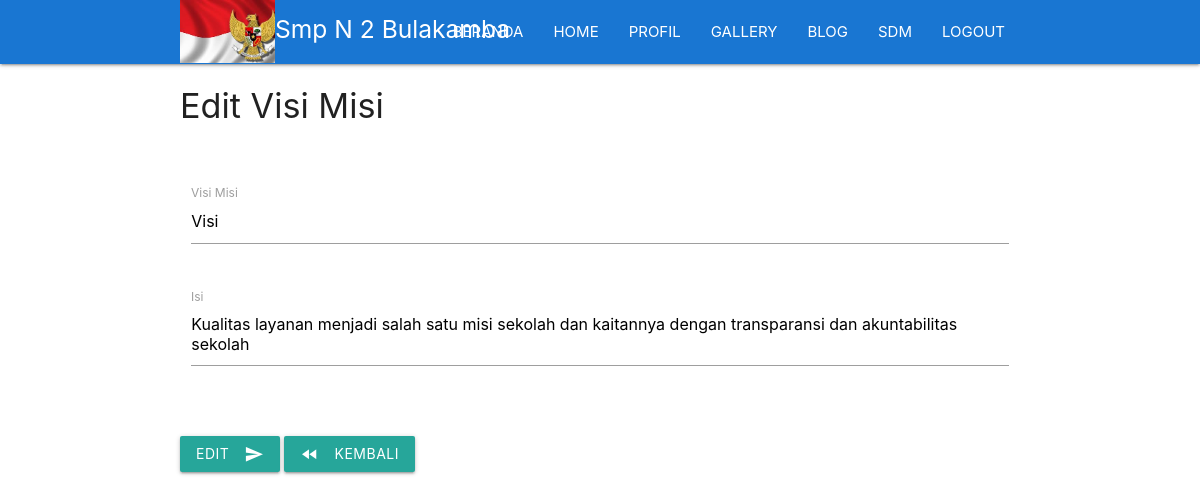
Screenshot of /page/index.php?page=profil&aksi=editvisimisi&id=1 (signed in) with the database file from the repository.
### tables this page shows
CREATE TABLE `visimisi` (
  `id` int(11) NOT NULL,
  `visimisi` varchar(200) NOT NULL,
  `isi` varchar(1000) NOT NULL
);

### page/profil/visimisi/edit.php (the view, shortened to what this page needs)
<?php
	$id = $_GET['id'];
	$result = mysqli_query($conn, "select * from visimisi where id='$id' ");
	$data = mysqli_fetch_assoc($result);
?>
<!DOCTYPE html>
<html>
	<head>
	<link type="text/css" rel="stylesheet" href="../../assets/css/materialize.min.css"  media="screen,projection"/>
	<link rel="stylesheet" type="text/css" href="../../assets/css/style.css">
	</head>
<body >
	<div class="container">
		<h4>Edit Visi Misi</h4><br><br>
	   <form action="" method="post" enctype="multipart/form-data">
      <div class="row">
        <div class="input-field col s12">
          <input id="visimisi" name="visimisi" type="text" class="" value="<?=$data['visimisi'] ?>">
          <label for="visimisi">Visi Misi</label>
        </div>
      </div>
	 <div class="row">
	      <div class="row">
	        <div class="input-field col s12">
	          <textarea id="textarea1" name="isi" class="materialize-textarea"><?=$data['isi'] ?></textarea>
	          <label for="textarea1">Isi</label>
	        </div>
	      </div>
	  </div>
	  <button class="btn waves-effect waves-light" type="submit" name="ubah">Edit
	    <i class="material-icons right">send</i>
	  </button>
	  <a href="index.php?page=profil" class="btn waves-effect waves-light" ><i class="material-icons left">fast_rewind</i>Kembali</a>
	    </form>
	</div>
</body>
</html>

### rows the page displays
visimisi: visimisi "Visi", isi "Kualitas layanan menjadi salah satu misi sekolah dan kaitannya dengan transparansi dan akuntabilitas sekolah"
